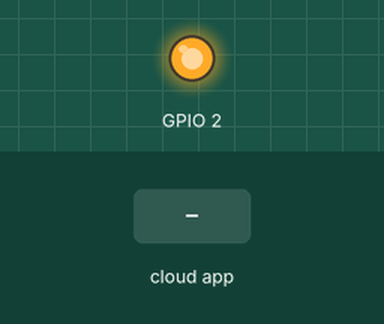
The sketch below on a simulated ESP8266 (NodeMCU). Shown: output pins drawn as LEDs (lit = HIGH). The test bench sets the inputs (shaded band). WiFi joins after 1.5 s; servers stay silent unless stated; network time is answered at once with the bench clock; the local clock reads 2024-03-15 10:24:30 at power-on unless the sketch sets it; no MQTT or app messages arrive unless stated; what the sketch prints to the serial monitor is not drawn.

Above: at 2.7 s.
2.8 s: the phone or cloud app sets Text to 0
Timing chart, 0 to 5.8 s (numbered marks = the images above; inputs shaded):
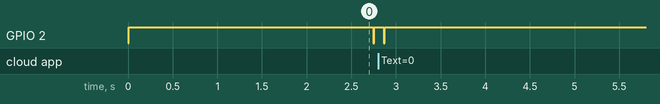

The sketch:

FDD-Common_Room.ino
```cpp
// (licence header left out)
#include "Arduino.h"
#include "Adafruit_GFX.h"
#include "FlipDotDisplay.h"
#include <ArduinoOTA.h>
#include <ESP8266WiFi.h>
#include <WiFiUdp.h>
#include <Adafruit_MQTT.h>
#include <Adafruit_MQTT_Client.h>
#include <NTPClient.h>
#include <TaskScheduler.h>
#include "Passwords.h"
WiFiUDP ntpUDP;
NTPClient timeClient(ntpUDP, "0.de.pool.ntp.org", 7200, 600000);

#define AIO_SERVER      "comakingcontroller"
#define AIO_SERVERPORT  1883

WiFiClient client;

Adafruit_MQTT_Client  mqtt(&client, AIO_SERVER, AIO_SERVERPORT);

Adafruit_MQTT_Subscribe textTopic = Adafruit_MQTT_Subscribe(&mqtt, "/CommonRoom/FDD/Text");
Adafruit_MQTT_Subscribe binaryTopic = Adafruit_MQTT_Subscribe(&mqtt, "/CommonRoom/FDD/Binary");


// initialize display with 24x16 dots
FlipDotDisplay flip(48,24);

void displayTime();
void MQTT_update();

void binaryData(char* data, uint16_t length){
  flip.clear();

  uint8_t tempArray[144] = {0};

  for (int i = 0; i < length; i++){
    tempArray[i] = data[i];
  }

  flip.writeData(tempArray);
  delay(1000);
}

void textData(char* data, uint16_t length){
  scrollText((String)data);
}

// refresh display to avoid stuck dots
void refresh() {
  uint8_t tempArray[144];
  for (int i = 0; i < 144; i++){
    tempArray[i] = 0xFF;
  }

  flip.clear();
  flip.display();
  delay(100);

  flip.writeData(tempArray);
  flip.display();
  delay(100);

  flip.clear();
  flip.display();

  /*
  for (int y = 23; y >= 0; y--) {
    for (int x = 0; x < 48; x++) {
      flip.clear();
      flip.drawPixel(x,y,1);
      flip.display();
      delay(5);
      flip.drawPixel(x,y,0);
      flip.display();
      delay(5);
    }
  }
  */
}


// ### Task Scheduler ###
Task timeTask(1000, TASK_FOREVER, &displayTime);
Task MQTTTask(1000, TASK_FOREVER, &MQTT_update);
Task refreshTask(3600000, TASK_FOREVER, &refresh);

Scheduler runner;

void setup() {
  Serial.println("Booting");
  flip.print("Booting...");
  flip.display();

// ### WiFi Setup ####

  WiFi.mode(WIFI_STA);

  WiFi.hostname("FlipDotDisplay");
  WiFi.begin(ssid, password);
  while (WiFi.waitForConnectResult() != WL_CONNECTED) {
    Serial.println("Connection Failed! Rebooting...");
    delay(5000);
    ESP.restart();
  }


// ### OTA Setup ####
  ArduinoOTA.setHostname("FlipDotDisplay");

  // Port defaults to 8266
  // ArduinoOTA.setPort(8266);

  // Hostname defaults to esp8266-[ChipID]


  //No authentication by default
  ArduinoOTA.setPassword(OTA_password);

  // Password can be set with it's md5 value as well
  // MD5(admin) = 21232f297a57a5a743894a0e4a801fc3
  // ArduinoOTA.setPasswordHash("21232f297a57a5a743894a0e4a801fc3");

  ArduinoOTA.onStart([]() {
    String type;
    if (ArduinoOTA.getCommand() == U_FLASH) {
      type = "sketch";
    } else { // U_SPIFFS
      type = "filesystem";
    }

    // NOTE: if updating SPIFFS this would be the place to unmount SPIFFS using SPIFFS.end()
    Serial.println("Start updating " + type);
  });
  ArduinoOTA.onEnd([]() {
    Serial.println("\nEnd");
  });
  ArduinoOTA.onProgress([](unsigned int progress, unsigned int total) {
    Serial.printf("Progress: %u%%\r", (progress / (total / 100)));
  });
  ArduinoOTA.onError([](ota_error_t error) {
    Serial.printf("Error[%u]: ", error);
    if (error == OTA_AUTH_ERROR) {
      Serial.println("Auth Failed");
    } else if (error == OTA_BEGIN_ERROR) {
      Serial.println("Begin Failed");
    } else if (error == OTA_CONNECT_ERROR) {
      Serial.println("Connect Failed");
    } else if (error == OTA_RECEIVE_ERROR) {
      Serial.println("Receive Failed");
    } else if (error == OTA_END_ERROR) {
      Serial.println("End Failed");
    }
  });
  ArduinoOTA.begin();
  Serial.println("Ready");
  Serial.print("IP address: ");
  Serial.println(WiFi.localIP());

  flip.setTextWrap(false);


// ### MQTT Setup ###
  binaryTopic.setCallback(binaryData);
  textTopic.setCallback(textData);

  mqtt.subscribe(&textTopic);
  mqtt.subscribe(&binaryTopic);

// ### Initialize Tasks ###
  runner.init();
  runner.addTask(timeTask);
  runner.addTask(MQTTTask);
  runner.addTask(refreshTask);
  timeTask.enable();
  MQTTTask.enable();
  refreshTask.enable();
}

void loop() {

  ArduinoOTA.handle();

  runner.execute();

}

void MQTT_update(){
  MQTT_connect();
  mqtt.processPackets(1000);
//  Adafruit_MQTT_Subscribe *subscription;
//  while ((subscription = mqtt.readSubscription(1000))) {
//
//    if (subscription == &textTopic) {
//      char* text = (char*)textTopic.lastread;
//      String textToDisplay =  (String)text;
//      scrollText(textToDisplay);
//    }
//    if (subscription == &binaryTopic) {
//      //Theoretically, the MQTT library returns the data as uint8_t
//      //Therefore, just passing it to the writeData function should work.
//      //However, this was not yet tested
//      //Especially the boundaries of the Adafruit library (SUBSCRIPTIONDATALEN) might have to be adjusted
//      //flip.clear();
//      //flip.writeData(binaryTopic.lastread);
//      //delay(150);
//    }
//  }
}

void scrollText(String text){
  // The Adafruit GFX library tends to do
  // weird things when a letter is going
  // partially of screen. Therefore the
  // scrolltext is implemented via seperate
  // chars. This also allows for easier
  // control of custom characters.

  // The spaces are added for smooth lead-in
  text = "       " + text;
  int len = text.length();

  for(int i = 0; i < text.length(); i++) {
    char character = text.charAt(i);
      switch( character) {
       case char('ä'): text.setCharAt(i, char(0x84)); text.remove(i-1,1); break;
       case char('ö'): text.setCharAt(i, char(0x94)); text.remove(i-1,1); break;
       case char('ü'): text.setCharAt(i, char(0x81)); text.remove(i-1,1); break;
       case char('Ä'): text.setCharAt(i, char(0x8E)); text.remove(i-1,1); break;
       case char('Ö'): text.setCharAt(i, char(0x99)); text.remove(i-1,1); break;
       case char('Ü'): text.setCharAt(i, char(0x9A)); text.remove(i-1,1); break;
       case char('ß'): text.setCharAt(i, char(0xE0)); text.remove(i-1,1); break;
       //case char(0xC3): text.remove(i-1); break;
      }
  }


  for(int pos = 0; pos < len; pos++) {

    for(int shift = 0; shift < 6; shift++){
      flip.clear();
      for(int letter = 0; letter < 8; letter++){
        if (pos+letter < len){
          //Since the default font does strange things with german umlauts, we have to replace them.
          //the replacement chars can be found here:
          //https://github.com/adafruit/Adafruit-GFX-Library/blob/master/glcdfont.c
          //Take the line number of the character, substract 19 and convert it to hex


          flip.drawChar(-shift+6*letter, 8, text.charAt(pos+letter),1,0,1);
        }
      }
      flip.display();
      delay(120);
    }
  }
  flip.drawChar(0,0,text.charAt(0),1,0,1);

}


// Function to connect and reconnect as necessary to the MQTT server.
// Should be called in the loop function and it will take care if connecting.
void MQTT_connect() {
  int8_t ret;

  // Stop if already connected.
  if (mqtt.connected()) {
    return;
  }

  Serial.print("Connecting to MQTT... ");

  while ((ret = mqtt.connect()) != 0) { // connect will return 0 for connected
       Serial.println(mqtt.connectErrorString(ret));
       Serial.println("Retrying MQTT connection in 5 seconds...");
       mqtt.disconnect();
       delay(5000);  // wait 5 seconds
  }
  Serial.println("MQTT Connected!");
}

void displayTime(){
  timeClient.update();
  String timeToDisplay = "";
  flip.clear();
  flip.setCursor(9,8);
  if (timeClient.getHours() <= 9) {
    timeToDisplay = "0" + (String)timeClient.getHours() + ":";
  }
  else {
    timeToDisplay = (String)timeClient.getHours() + ":";
  }
  if (timeClient.getMinutes() <= 9) {
    timeToDisplay = timeToDisplay + "0" + (String)timeClient.getMinutes();
  }
  else {
    timeToDisplay = timeToDisplay + (String)timeClient.getMinutes();
  }
  flip.setTextSize(1);
  flip.print(timeToDisplay);
  flip.display();
}
```

Passwords.h
```cpp
// Demo file for "Passwords.h"

const char* ssid = "";
const char* password = "";
const char* OTA_password = "";
```
